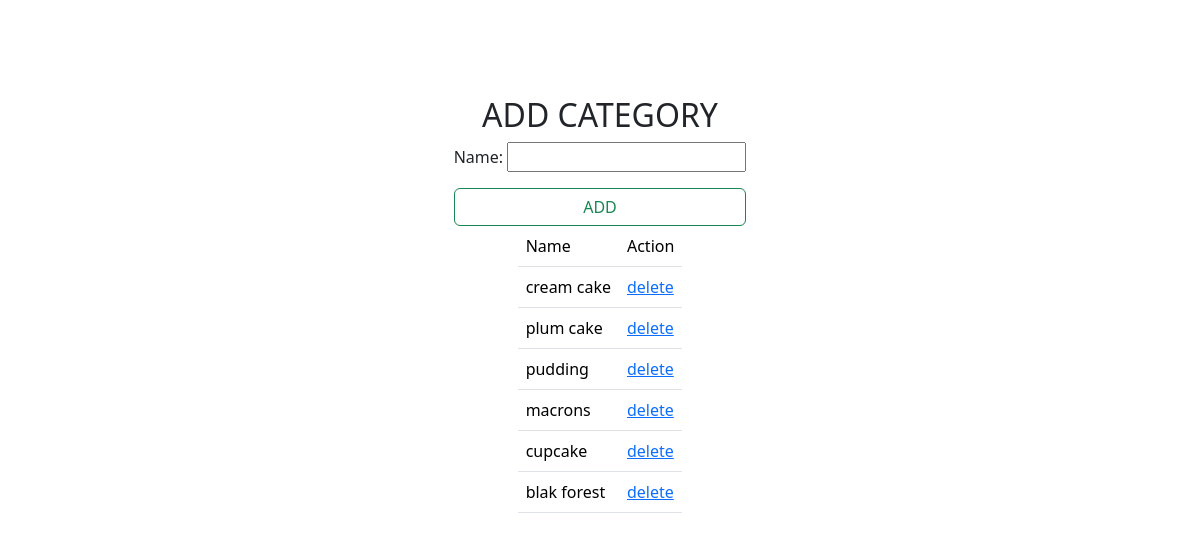
The app's page /add/ (signed in) with its own data.
### cakeapp/models.py (models this page shows, shortened)
class Category(models.Model):
    name=models.CharField(max_length=200,unique=True)
    is_active=models.BooleanField(default=True)

### cakeapp/views.py (the view, shortened to what this page needs)
# urls.py: path("add/",CategoryCreateView.as_view(),name="category-add"),
@method_decorator(decs,name="dispatch")
class CategoryCreateView(CreateView,ListView):
    template_name="cake/category_add.html"
    form_class=CategoryCreateForm
    model=Category
    context_object_name="categories"
    success_url=reverse_lazy("adminindex")
    def get_queryset(self):
        return Category.objects.filter(is_active=True)

### cakeapp/forms.py
class CategoryCreateForm(forms.ModelForm):
    class Meta:
        model=Category
        fields=["name"]

### cakeapp/views.py (called while the page is built)
def signin_required(fn):
    def wrapper(request,*args,**kwargs):
        if not request.user.is_authenticated:
            messages.error(request,"invalid session!!!")
            return redirect("signin")
        else:
            return fn(request,*args,**kwargs)
    return wrapper

def is_admin(fn):
    def wrapper(request,*args,**Kwargs):
        if not request.user.is_superuser:
            messages.error(request,"permission denied for current user !!!")
            return redirect("signin")
        else:
           return fn(request,*args,**Kwargs)
    return wrapper

### cakeapp/templates/cake/category_add.html (shortened to what this page needs)
{%extends 'cake/base.html'%}
{% load static %}
{%block body_block%}
<main class=" main-content">
<div class="container d-flex flex-column align-items-center mt-5">
  <div class="row mt-5">
    <form action="" method="post">
     <h2 class="text-center">ADD CATEGORY</h2>
        {{form.as_p}}
        <input type="submit" class="btn btn-outline-success form-control" value="ADD">
    </form>
   </div>
   <div>
    <table class="table">
        <tr>
            <td>Name</td>
            <td>Action</td>
        </tr>
        {%for cat in categories%}
           <tr>
            <td>{{cat.name}}</td>
            <td>
                <a href="{%url 'remove-category' cat.id %}">delete</a>
            </td>
           </tr>
        {%endfor%}
    </table>
   </div>
</div>
</main>
{%endblock%}

### records on screen
Category: name "cream cake"
Category: name "plum cake"
Category: name "pudding"
Category: name "macrons"
Category: name "cupcake"
Category: name "blak forest"
